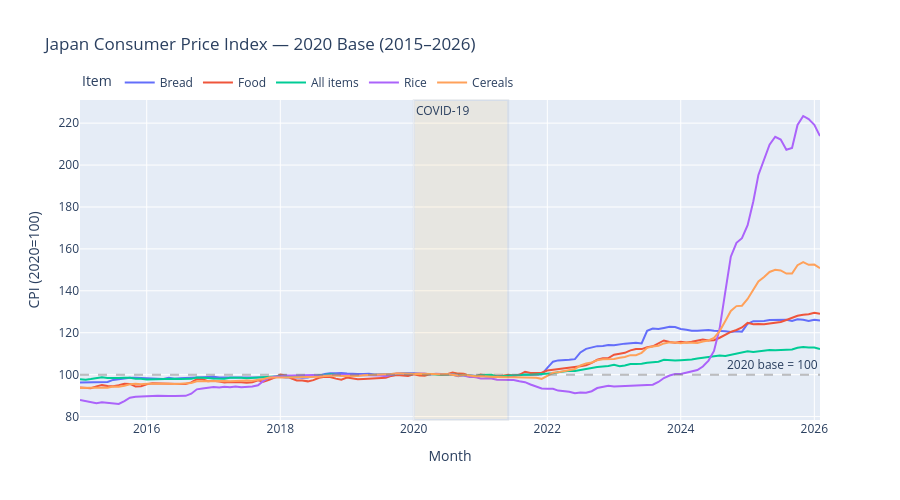

Notebook source saved alongside this figure:
### Code cell
# Focus on key items for clean chart
key_items = ["All items", "Food", "Cereals", "Rice", "Bread"]
cpi_plot = cpi_modern[cpi_modern["item_name"].isin(key_items)]

fig1 = px.line(
    cpi_plot,
    x="date",
    y="cpi_value",
    color="item_name",
    title="Japan Consumer Price Index — 2020 Base (2015–2026)",
    labels={"cpi_value": "CPI (2020=100)",
            "date":      "Month",
            "item_name": "Item"}
)

# Add reference line at 100 (2020 base)
fig1.add_hline(
    y=100, line_dash="dash",
    line_color="gray", opacity=0.5,
    annotation_text="2020 base = 100"
)

# Shade COVID period
fig1.add_vrect(
    x0="2020-01-01", x1="2021-06-01",
    fillcolor="orange", opacity=0.08,
    annotation_text="COVID-19",
    annotation_position="top left"
)

fig1.update_layout(height=500,
    legend=dict(orientation="h", y=1.1))
fig1.show()

### Figure 1 — Plotly figure (JSON) as saved in the notebook; plotly's stock layout.template omitted (floating-point values rounded to 4 significant figures; data arrays with more than 128 entries replaced by an {"elided": "..."} marker saying what was removed)
{"data": [{"hovertemplate": "Item=Bread<br>Month=%{x}<br>CPI (2020=100)=%{y}<extra></extra>", "legendgroup": "Bread", "line": {"color": "#636efa", "dash": "solid"}, "marker": {"symbol": "circle"}, "mode": "lines", "name": "Bread", "orientation": "v", "showlegend": true, "type": "scatter", "x": {"elided": "134 str values"}, "xaxis": "x", "y": {"elided": "134 float values"}, "yaxis": "y"}, {"hovertemplate": "Item=Food<br>Month=%{x}<br>CPI (2020=100)=%{y}<extra></extra>", "legendgroup": "Food", "line": {"color": "#EF553B", "dash": "solid"}, "marker": {"symbol": "circle"}, "mode": "lines", "name": "Food", "orientation": "v", "showlegend": true, "type": "scatter", "x": {"elided": "134 str values"}, "xaxis": "x", "y": {"elided": "134 float values"}, "yaxis": "y"}, {"hovertemplate": "Item=All items<br>Month=%{x}<br>CPI (2020=100)=%{y}<extra></extra>", "legendgroup": "All items", "line": {"color": "#00cc96", "dash": "solid"}, "marker": {"symbol": "circle"}, "mode": "lines", "name": "All items", "orientation": "v", "showlegend": true, "type": "scatter", "x": {"elided": "134 str values"}, "xaxis": "x", "y": {"elided": "134 float values"}, "yaxis": "y"}, {"hovertemplate": "Item=Rice<br>Month=%{x}<br>CPI (2020=100)=%{y}<extra></extra>", "legendgroup": "Rice", "line": {"color": "#ab63fa", "dash": "solid"}, "marker": {"symbol": "circle"}, "mode": "lines", "name": "Rice", "orientation": "v", "showlegend": true, "type": "scatter", "x": {"elided": "134 str values"}, "xaxis": "x", "y": {"elided": "134 float values"}, "yaxis": "y"}, {"hovertemplate": "Item=Cereals<br>Month=%{x}<br>CPI (2020=100)=%{y}<extra></extra>", "legendgroup": "Cereals", "line": {"color": "#FFA15A", "dash": "solid"}, "marker": {"symbol": "circle"}, "mode": "lines", "name": "Cereals", "orientation": "v", "showlegend": true, "type": "scatter", "x": {"elided": "134 str values"}, "xaxis": "x", "y": {"elided": "134 float values"}, "yaxis": "y"}], "layout": {"annotations": [{"showarrow": false, "text": "2020 base = 100", "x": 1, "xanchor": "right", "xref": "x domain", "y": 100, "yanchor": "bottom", "yref": "y"}, {"showarrow": false, "text": "COVID-19", "x": "2020-01-01", "xanchor": "left", "xref": "x", "y": 1, "yanchor": "top", "yref": "y domain"}], "height": 500, "legend": {"orientation": "h", "title": {"text": "Item"}, "tracegroupgap": 0, "y": 1.1}, "shapes": [{"line": {"color": "gray", "dash": "dash"}, "opacity": 0.5, "type": "line", "x0": 0, "x1": 1, "xref": "x domain", "y0": 100, "y1": 100, "yref": "y"}, {"fillcolor": "orange", "opacity": 0.08, "type": "rect", "x0": "2020-01-01", "x1": "2021-06-01", "xref": "x", "y0": 0, "y1": 1, "yref": "y domain"}], "title": {"text": "Japan Consumer Price Index — 2020 Base (2015–2026)"}, "xaxis": {"anchor": "y", "domain": [0, 1], "title": {"text": "Month"}}, "yaxis": {"anchor": "x", "domain": [0, 1], "title": {"text": "CPI (2020=100)"}}}}
